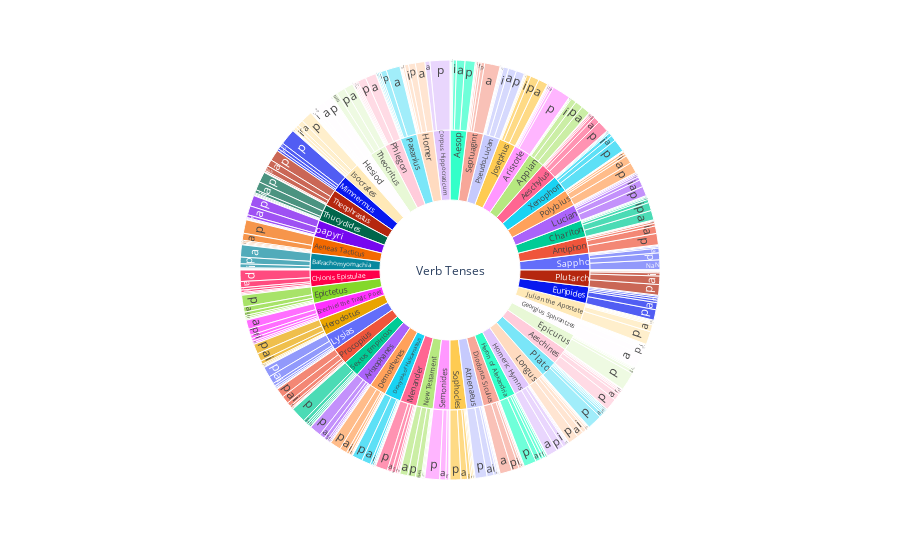

Source (notebook cell):
### Code cell
fig = px.sunburst(verbFormCt, path=[px.Constant('Verb Tenses'), 'Author', 'tense'], values='norm_count')
fig.show()

### Figure 1 — Plotly figure (JSON) as saved in the notebook; plotly's stock layout.template omitted (floating-point values rounded to 4 significant figures; data arrays with more than 128 entries replaced by an {"elided": "..."} marker saying what was removed)
{"data": [{"branchvalues": "total", "domain": {"x": [0, 1], "y": [0, 1]}, "hovertemplate": "labels=%{label}<br>norm_count=%{value}<br>parent=%{parent}<br>id=%{id}<extra></extra>", "ids": {"elided": "427 str values"}, "labels": {"elided": "427 str values"}, "name": "", "parents": {"elided": "427 str values"}, "type": "sunburst", "values": {"elided": "427 float values"}}], "layout": {"legend": {"tracegroupgap": 0}, "margin": {"t": 60}}}
